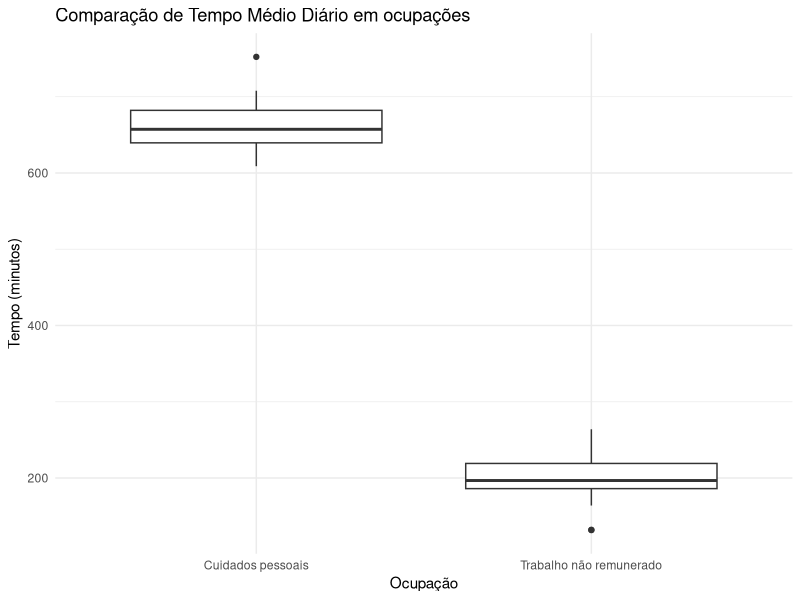

Write the R code that produced this figure.
library(readr)
library(dplyr)
library(ggplot2)


time_use_data <- read_csv("TIME_USE_24092022.csv")

filtered_data <- time_use_data %>%
  filter(País != "África do Sul",
         Ocupação %in% c("Cuidados pessoais", "Trabalho não remunerado"),
         Sexo == "Total")

gg_boxplot <- ggplot(filtered_data, aes(x = Ocupação, y = Tempo)) +
  geom_boxplot() +
  labs(title = "Comparação de Tempo Médio Diário em ocupações",
       x = "Ocupação",
       y = "Tempo (minutos)") +
  theme_minimal()

ggsave("ocupations.png", gg_boxplot)